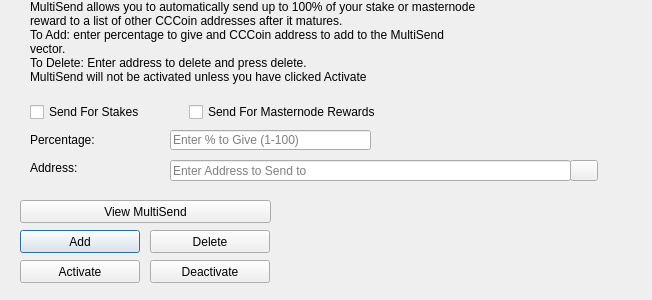
<?xml version="1.0" encoding="UTF-8"?>
<ui version="4.0">
 <class>MultiSendDialog</class>
 <widget class="QDialog" name="MultiSendDialog">
  <property name="windowModality">
   <enum>Qt::NonModal</enum>
  </property>
  <property name="geometry">
   <rect>
    <x>0</x>
    <y>0</y>
    <width>652</width>
    <height>300</height>
   </rect>
  </property>
  <property name="windowTitle">
   <string>MultiSend</string>
  </property>
  <widget class="QLineEdit" name="multiSendPercentEdit">
   <property name="geometry">
    <rect>
     <x>170</x>
     <y>130</y>
     <width>201</width>
     <height>20</height>
    </rect>
   </property>
   <property name="toolTip">
    <string>Enter whole numbers 1 - 100</string>
   </property>
   <property name="placeholderText">
    <string>Enter % to Give (1-100)</string>
   </property>
  </widget>
  <widget class="QLineEdit" name="multiSendAddressEdit">
   <property name="geometry">
    <rect>
     <x>170</x>
     <y>160</y>
     <width>401</width>
     <height>21</height>
    </rect>
   </property>
   <property name="toolTip">
    <string/>
   </property>
   <property name="placeholderText">
    <string>Enter Address to Send to</string>
   </property>
  </widget>
  <widget class="QLabel" name="label_2">
   <property name="geometry">
    <rect>
     <x>30</x>
     <y>0</y>
     <width>451</width>
     <height>121</height>
    </rect>
   </property>
   <property name="lineWidth">
    <number>1</number>
   </property>
   <property name="text">
    <string>MultiSend allows you to automatically send up to 100% of your stake or masternode reward to a list of other CCCoin addresses after it matures.
To Add: enter percentage to give and CCCoin address to add to the MultiSend vector.
To Delete: Enter address to delete and press delete.
MultiSend will not be activated unless you have clicked Activate</string>
   </property>
   <property name="alignment">
    <set>Qt::AlignLeading|Qt::AlignLeft|Qt::AlignTop</set>
   </property>
   <property name="wordWrap">
    <bool>true</bool>
   </property>
  </widget>
  <widget class="QLabel" name="message">
   <property name="geometry">
    <rect>
     <x>290</x>
     <y>200</y>
     <width>351</width>
     <height>91</height>
    </rect>
   </property>
   <property name="text">
    <string/>
   </property>
  </widget>
  <widget class="QPushButton" name="addButton">
   <property name="geometry">
    <rect>
     <x>20</x>
     <y>230</y>
     <width>120</width>
     <height>23</height>
    </rect>
   </property>
   <property name="toolTip">
    <string/>
   </property>
   <property name="statusTip">
    <string>Add to MultiSend Vector</string>
   </property>
   <property name="text">
    <string>Add</string>
   </property>
  </widget>
  <widget class="QPushButton" name="disableButton">
   <property name="geometry">
    <rect>
     <x>150</x>
     <y>260</y>
     <width>120</width>
     <height>23</height>
    </rect>
   </property>
   <property name="statusTip">
    <string>Deactivate MultiSend</string>
   </property>
   <property name="text">
    <string>Deactivate</string>
   </property>
  </widget>
  <widget class="QPushButton" name="addressBookButton">
   <property name="geometry">
    <rect>
     <x>570</x>
     <y>160</y>
     <width>28</width>
     <height>21</height>
    </rect>
   </property>
   <property name="toolTip">
    <string>Choose an address from the address book</string>
   </property>
   <property name="text">
    <string/>
   </property>
   <property name="icon">
    <iconset resource="../cccoin.qrc">
     <normaloff>:/icons/address-book</normaloff>:/icons/address-book</iconset>
   </property>
   <property name="shortcut">
    <string>Alt+A</string>
   </property>
   <property name="autoDefault">
    <bool>false</bool>
   </property>
  </widget>
  <widget class="QLabel" name="label">
   <property name="geometry">
    <rect>
     <x>30</x>
     <y>130</y>
     <width>121</width>
     <height>20</height>
    </rect>
   </property>
   <property name="toolTip">
    <string>Percentage of stake to send</string>
   </property>
   <property name="text">
    <string>Percentage:</string>
   </property>
  </widget>
  <widget class="QLabel" name="label_5">
   <property name="geometry">
    <rect>
     <x>30</x>
     <y>160</y>
     <width>111</width>
     <height>16</height>
    </rect>
   </property>
   <property name="toolTip">
    <string>Address to send portion of stake to</string>
   </property>
   <property name="text">
    <string>Address:</string>
   </property>
  </widget>
  <widget class="QPushButton" name="deleteButton">
   <property name="geometry">
    <rect>
     <x>150</x>
     <y>230</y>
     <width>120</width>
     <height>23</height>
    </rect>
   </property>
   <property name="toolTip">
    <string/>
   </property>
   <property name="statusTip">
    <string>Delete Address From MultiSend Vector</string>
   </property>
   <property name="text">
    <string>Delete</string>
   </property>
  </widget>
  <widget class="QPushButton" name="activateButton">
   <property name="geometry">
    <rect>
     <x>20</x>
     <y>260</y>
     <width>120</width>
     <height>23</height>
    </rect>
   </property>
   <property name="statusTip">
    <string>Activate MultiSend</string>
   </property>
   <property name="text">
    <string>Activate</string>
   </property>
  </widget>
  <widget class="QPushButton" name="viewButton">
   <property name="geometry">
    <rect>
     <x>20</x>
     <y>200</y>
     <width>251</width>
     <height>23</height>
    </rect>
   </property>
   <property name="toolTip">
    <string/>
   </property>
   <property name="statusTip">
    <string>View MultiSend Vector</string>
   </property>
   <property name="text">
    <string>View MultiSend</string>
   </property>
  </widget>
  <widget class="QWidget" name="horizontalLayoutWidget">
   <property name="geometry">
    <rect>
     <x>30</x>
     <y>100</y>
     <width>351</width>
     <height>24</height>
    </rect>
   </property>
   <layout class="QHBoxLayout" name="horizontalLayout">
    <item>
     <widget class="QCheckBox" name="multiSendStakeCheckBox">
      <property name="text">
       <string>Send For Stakes</string>
      </property>
     </widget>
    </item>
    <item>
     <widget class="QCheckBox" name="multiSendMasternodeCheckBox">
      <property name="text">
       <string>Send For Masternode Rewards</string>
      </property>
     </widget>
    </item>
   </layout>
  </widget>
 </widget>
 <resources>
  <include location="../cccoin.qrc"/>
 </resources>
 <connections/>
</ui>
